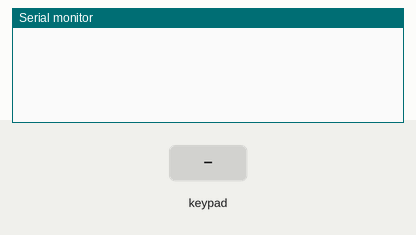
The sketch below on a simulated ESP32. Shown: the last lines printed to the serial monitor. Inputs (shaded band) come from the test bench.

Above: at 2.2 s.
2.3 s: key '1' pressed
At 3.3 s:
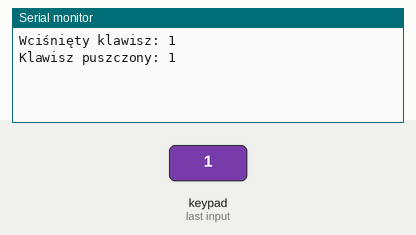
3.9 s: keypad keys 2 3 2 2 2 1 1 9 # pressed 0.4 s apart
At 7.9 s:
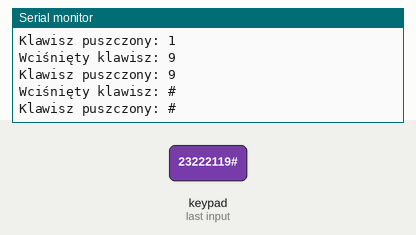
9.0 s: key 'A' pressed
At 9.7 s:
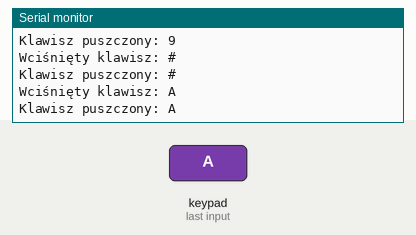
10.6 s: keypad keys 2 3 2 2 2 1 1 9 * pressed 0.4 s apart
At 14.3 s:
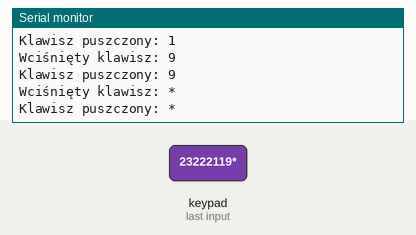
15.7 s: key 'B' pressed
At 17.0 s:
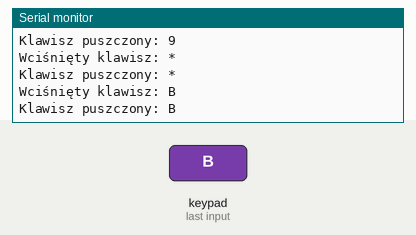
17.3 s: keypad keys 2 3 2 2 2 1 1 9 D pressed 0.4 s apart
At 22.0 s:
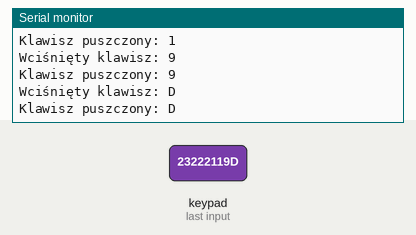
Timing chart, 0 to 23.4 s (numbered marks = the images above; inputs shaded):
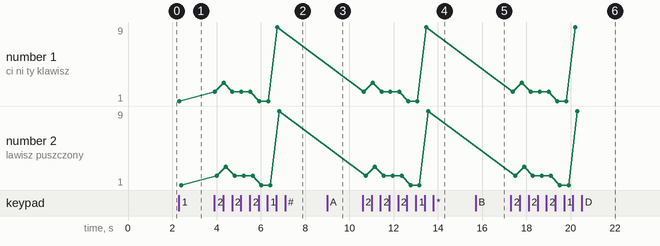

The sketch:

ESP32-now-silnik-ster2.ino
```cpp
#include <Keypad.h>
#include <esp_now.h>
#include <WiFi.h>

// Definicja wymiarów matrycy keypad
const byte ROWS = 4;
const byte COLS = 4;

// Definicja przycisków
char keys[ROWS][COLS] = {
    {'1','2','3','A'},
    {'4','5','6','B'},
    {'7','8','9','C'},
    {'*','0','#','D'}
};

// Podłączenie pinów do ESP32
byte rowPins[ROWS] = {23, 22, 21, 19}; // Piny do wierszy
byte colPins[COLS] = {18, 5, 12, 13};  // Piny do kolumn

Keypad keypad = Keypad(makeKeymap(keys), rowPins, colPins, ROWS, COLS);

// Struktura danych do wysłania
typedef struct struct_message {
    char button;  // Wciśnięty przycisk
    bool pressed; // Czy przycisk jest wciśnięty
} struct_message;

// Adres MAC odbiorcy
//uint8_t receiverAddress[] = {0xb0, 0xa7, 0x32, 0x14, 0x4b, 0x1c};//spalonyESP
//uint8_t receiverAddress[] = {0xd0, 0xef, 0x76, 0x56, 0xee, 0xe4};//nowy 38pinowy // spalony2
uint8_t receiverAddress[] = {0xd0, 0xef, 0x76, 0x56, 0xd9, 0xd4}; // kolejny 38pin z entena wystajaca
// Struktura wiadomości
struct_message myData;

// Funkcja wywoływana przy sukcesie wysłania danych
void OnDataSent(const uint8_t *mac_addr, esp_now_send_status_t status) {
    Serial.print("\nLast Packet Send Status: ");
    Serial.println(status == ESP_NOW_SEND_SUCCESS ? "Delivery Success" : "Delivery Fail");
}

// Zmienna do przechowywania stanu przycisku
bool currentKeyPressed = false; // Czy klawisz jest aktualnie wciśnięty

void setup() {
    Serial.begin(115200);
    delay(1000);  // Daj czas na otwarcie portu szeregowego

    // Inicjalizacja ESP-NOW
    WiFi.mode(WIFI_STA);
    if (esp_now_init() != ESP_OK) {
        Serial.println("Error initializing ESP-NOW");
        return;
    }

    // Dodanie odbiorcy
    esp_now_peer_info_t peerInfo;
    memcpy(peerInfo.peer_addr, receiverAddress, 6);
    peerInfo.channel = 0;
    peerInfo.encrypt = false;

    if (esp_now_add_peer(&peerInfo) != ESP_OK) {
        Serial.println("Failed to add peer");
        return;
    }
}

void loop() {
    char key = keypad.getKey();

    if (key) {
        // Jeśli klawisz został wciśnięty
        if (!currentKeyPressed) {
            myData.button = key;
            myData.pressed = true; // Klawisz wciśnięty
            esp_now_send(receiverAddress, (uint8_t *)&myData, sizeof(myData));
            Serial.print("Wciśnięty klawisz: ");
            Serial.println(key);
            currentKeyPressed = true; // Ustaw stan na wciśnięty
        }
    } else {
        // Jeśli klawisz został puszczony
        if (currentKeyPressed) {
            myData.pressed = false; // Klawisz puszczony
            esp_now_send(receiverAddress, (uint8_t *)&myData, sizeof(myData));
            Serial.print("Klawisz puszczony: ");
            Serial.println(myData.button); // Wypisz puszczony klawisz
            currentKeyPressed = false; // Ustaw stan na puszczony
        }
    }

    delay(100);  // Krótkie opóźnienie dla stabilności
}
```

Measured:
- after the input at 2.3 s, the serial monitor: prints a new line at once (image 1)
- after the input at 3.9 s, the serial monitor: prints a new line at once (image 2)
- after the input at 9.0 s, the serial monitor: prints a new line at once (image 3)
- after the input at 10.6 s, the serial monitor: prints a new line after 0.05 s (image 4)
- after the input at 15.7 s, the serial monitor: prints a new line after 0.08 s (image 5)
- after the input at 17.3 s, the serial monitor: prints a new line after 0.09 s (image 6)
- plotted number 1: 1 → 9 after the input at 3.9 s
- plotted number 2: 1 → 9 after the input at 3.9 s
